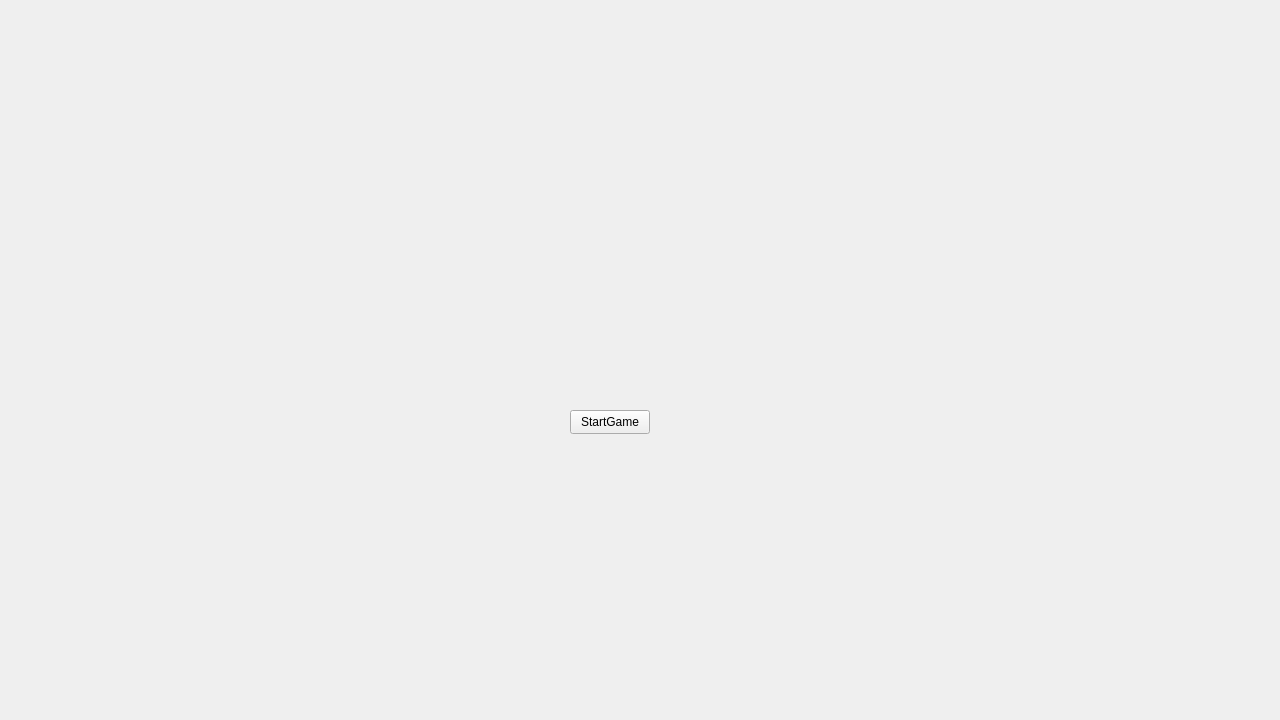
<?xml version="1.0" encoding="UTF-8"?>
<ui version="4.0">
 <class>MainWindow</class>
 <widget class="QMainWindow" name="MainWindow">
  <property name="geometry">
   <rect>
    <x>0</x>
    <y>0</y>
    <width>1280</width>
    <height>720</height>
   </rect>
  </property>
  <property name="windowTitle">
   <string>MainWindow</string>
  </property>
  <widget class="QWidget" name="centralwidget">
   <property name="sizePolicy">
    <sizepolicy hsizetype="Fixed" vsizetype="Fixed">
     <horstretch>0</horstretch>
     <verstretch>0</verstretch>
    </sizepolicy>
   </property>
   <widget class="QPushButton" name="pushButton">
    <property name="geometry">
     <rect>
      <x>570</x>
      <y>410</y>
      <width>80</width>
      <height>24</height>
     </rect>
    </property>
    <property name="text">
     <string>StartGame</string>
    </property>
    <property name="autoDefault">
     <bool>false</bool>
    </property>
    <property name="default">
     <bool>false</bool>
    </property>
    <property name="flat">
     <bool>false</bool>
    </property>
   </widget>
   <widget class="QLabel" name="label">
    <property name="geometry">
     <rect>
      <x>0</x>
      <y>0</y>
      <width>1280</width>
      <height>720</height>
     </rect>
    </property>
    <property name="text">
     <string/>
    </property>
    <property name="pixmap">
     <pixmap resource="Resources/Images.qrc">:/Images/Main Screen.png</pixmap>
    </property>
   </widget>
   <zorder>label</zorder>
   <zorder>pushButton</zorder>
  </widget>
 </widget>
 <resources>
  <include location="Resources/Images.qrc"/>
 </resources>
 <connections/>
</ui>
